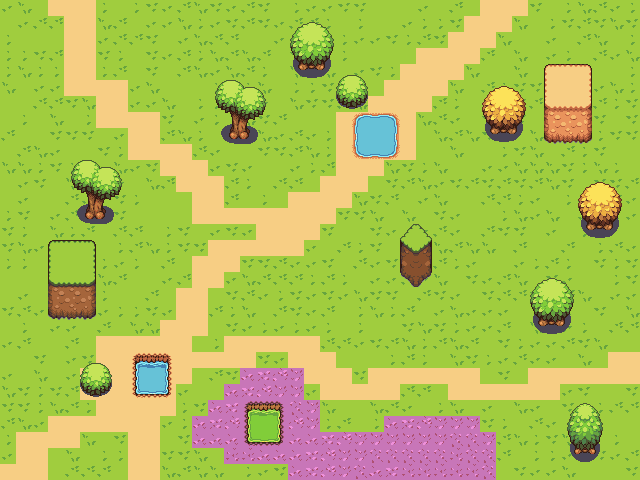

This game map was drawn from its Tiled (.tmx) file and the tilesets committed beside it. A one-line description and the trimmed map source follow:
An orthogonal 40x30 tile map with 16x16 px tiles, 3 tile layers (Background, Terrain, Trees).

<map version="1.10" tiledversion="1.10.1" orientation="orthogonal" renderorder="right-down" width="40" height="30" tilewidth="16" tileheight="16" infinite="0" nextlayerid="4" nextobjectid="1">
 <tileset firstgid="1" name="tileset" tilewidth="16" tileheight="16" tilecount="2112" columns="33">
  <image source="tileset.png" trans="000000" width="528" height="1024" />
 </tileset>
 <layer id="1" name="Background" width="40" height="30">
  <data>[1200 cells, 1200 non-empty, 7 distinct tile ids]</data>
 </layer>
 <layer id="2" name="Terrain" width="40" height="30">
  <data>[1200 cells, 329 non-empty, 73 distinct tile ids]</data>
 </layer>
 <layer id="3" name="Trees" width="40" height="30">
  <data>[1200 cells, 104 non-empty, 58 distinct tile ids]</data>
 </layer>
</map>
